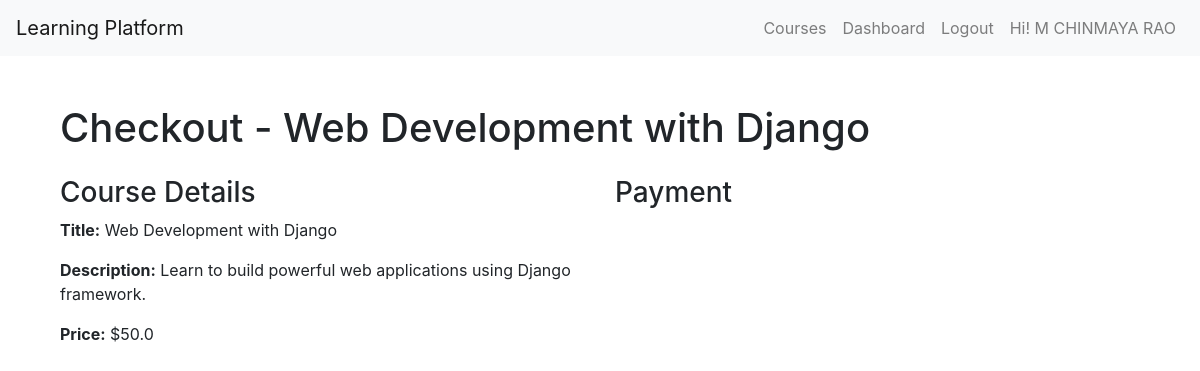
Page /courses/Web Development with Django/checkout/ (signed in) on the committed database.
### users/models.py (models this page shows, shortened)
class User(AbstractBaseUser, PermissionsMixin):
    email = models.EmailField(unique=True)
    name = models.CharField(max_length=30, blank=True)
    is_active = models.BooleanField(default=True)
    is_staff = models.BooleanField(default=False)
    ROLE_CHOICES = (
        ('student', 'Student'),
        ('teacher', 'Teacher'),
    )
    role = models.CharField(max_length=7, choices=ROLE_CHOICES, default='student')
    objects = UserManager()
    USERNAME_FIELD = 'email'
    REQUIRED_FIELDS = []

### courses/models.py (models this page shows, shortened)
class Course(models.Model):
    course_id = models.AutoField(primary_key=True)
    name = models.CharField(max_length=50)
    description = models.CharField( max_length=120)
    created_at = models.DateTimeField(auto_now_add=True)
    updated_at = models.DateTimeField(auto_now=True)
    price = models.FloatField()
    teacher = models.ForeignKey("users.User", on_delete=models.CASCADE)

### payment_gateway/views.py (the view)
# urls.py: path("courses/<str:name>/checkout/",views.checkout,name='checkout'),
@login_required(login_url='login')
def checkout(request, *args, **kwargs):
    course_name = kwargs['name']
    course = Course.objects.get(name=course_name)
    return render(request, 'checkout.html', {'course': course})

### templates/checkout.html (shortened to what this page needs)
{% extends 'base.html' %}
{% block content %}
<div class="container mt-5">
    <h1 class="mb-4">Checkout - {{ course.name }}</h1>
    <div class="row">
        <div class="col-md-6">
            <h3>Course Details</h3>
            <p><strong>Title:</strong> {{ course.name }}</p>
            <p><strong>Description:</strong> {{ course.description }}</p>
            <p><strong>Price:</strong> ${{ course.price }}</p>
        </div>
        <div class="col-md-6">
            <h3>Payment</h3>
        </div>
    </div>
</div>
{% endblock %}

### templates/base.html (shortened to what this page needs)
<!DOCTYPE html>
<html lang="en">
<head>
    <link rel="stylesheet" href="https://stackpath.bootstrapcdn.com/bootstrap/4.5.2/css/bootstrap.min.css">
</head>
<body>
    <nav class="navbar navbar-expand-lg navbar-light bg-light">
        <a class="navbar-brand" href="{% url 'index' %}">Learning Platform</a>
        <div class="collapse navbar-collapse">
            <ul class="navbar-nav ml-auto">
                <li class="nav-item"><a class="nav-link" href="{% url 'course_list'%}">Courses</a></li>
                {% if user.is_authenticated %}
                    <li class="nav-item"><a class="nav-link" href="{% url 'dashboard'%}">Dashboard</a></li>
                    <li class="nav-item"><a class="nav-link" href="{% url 'logout' %}">Logout</a></li>
                    <li class="nav-item"><a class="nav-link" href="">Hi! {{ user.name }}</a></li>
                {% else %}
                    <li class="nav-item"><a class="nav-link" href="{% url 'login' %}">Login</a></li>
                    <li class="nav-item"><a class="nav-link" href="{% url 'signup' %}">Sign Up</a></li>
                {% endif %}
            </ul>
        </div>
    </nav>
    <div class="container mt-5">
        {% block content %}
        {% endblock %}
    </div>
</body>
</html>

### rows in the picture
User: name "M CHINMAYA RAO"
Course: name "Web Development with Django", description "Learn to build powerful web applications using Django framework.", price "50.0"
